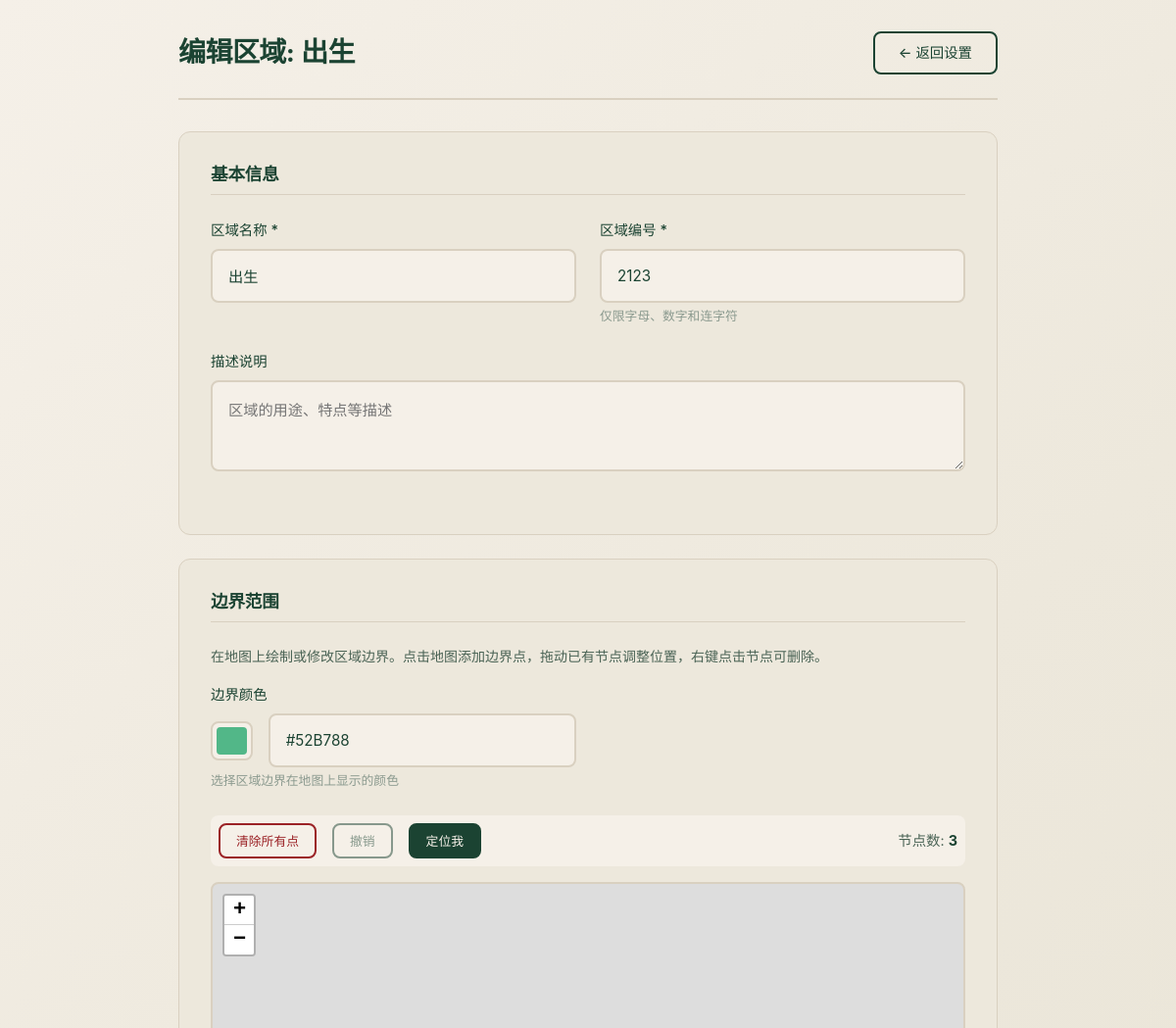
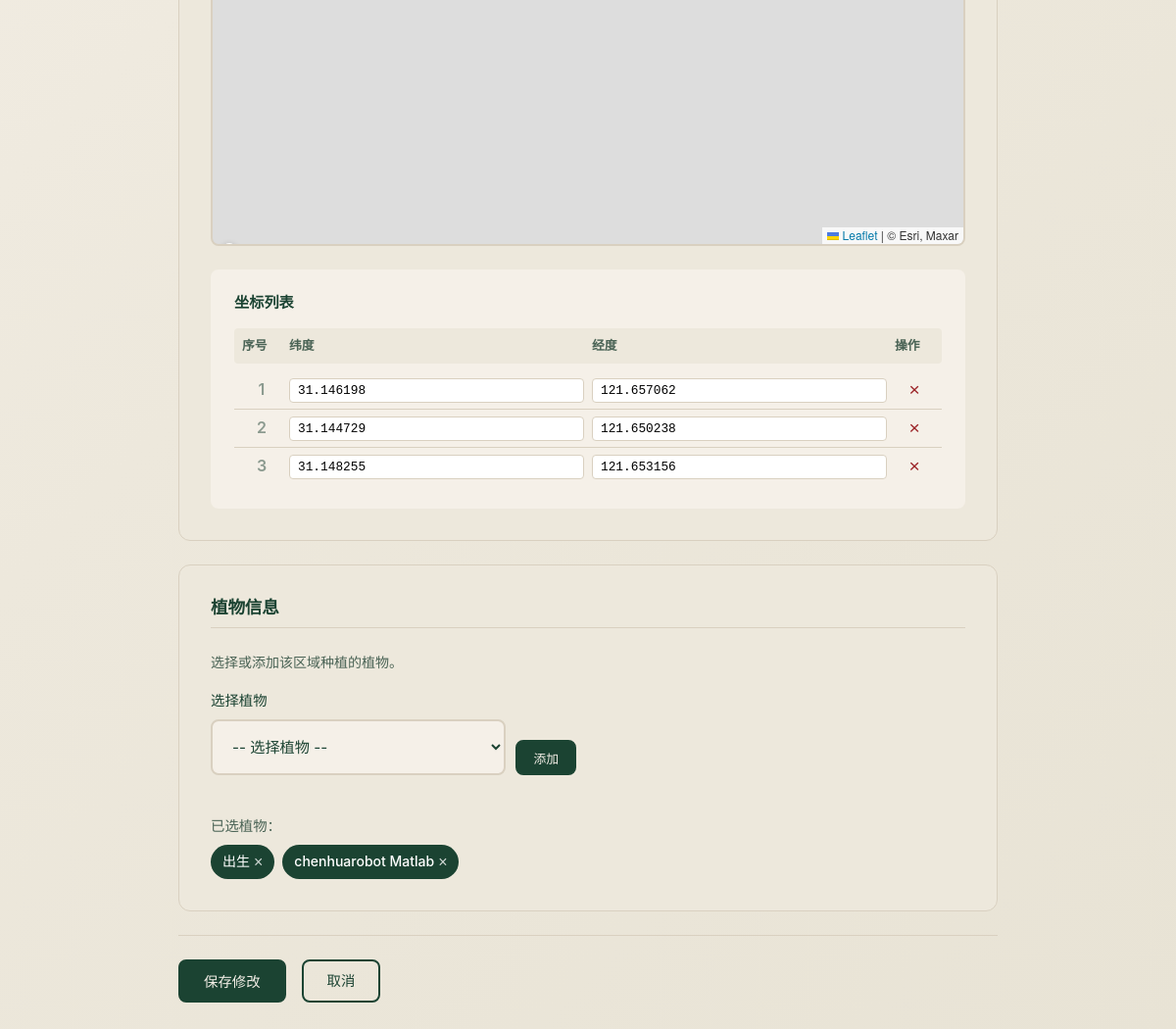
The app's page /settings/zone/13/ (signed in) with its own data (2 pictures, top to bottom).
### core/models.py (models this page shows, shortened)
class Zone(models.Model):
    STATUS_UNARRANGED = 'unarranged'  # 未安排（当天无工单）
    STATUS_IN_PROGRESS = 'in_progress'  # 处理中（工单已提交待审批）
    STATUS_COMPLETED = 'completed'  # 已完成（工单已批准）
    STATUS_CANCELED = 'canceled'  # 已取消（工单已拒绝）
    STATUS_DELAYED = 'delayed'  # 已延期（需补充信息）
    STATUS_CHOICES = [
        (STATUS_UNARRANGED, '未安排'),
        (STATUS_IN_PROGRESS, '处理中'),
        (STATUS_COMPLETED, '已完成'),
        (STATUS_CANCELED, '已取消'),
        (STATUS_DELAYED, '已延期'),
    ]
    name = models.CharField(max_length=255, unique=True)
    code = models.CharField(max_length=50, unique=True)
    description = models.TextField(blank=True)
    boundary_points = models.JSONField(default=list)
    boundary_color = models.CharField(max_length=7, default='#52B788', help_text='边界颜色 (十六进制)')
    created_at = models.DateTimeField(auto_now_add=True)
    updated_at = models.DateTimeField(auto_now=True)

class Plant(models.Model):
    zone = models.ForeignKey(Zone, on_delete=models.CASCADE, related_name='plants')
    name = models.CharField(max_length=255)
    scientific_name = models.CharField(max_length=255, blank=True)
    quantity = models.IntegerField(default=1)
    notes = models.TextField(blank=True)

### core/views.py (the view, shortened to what this page needs)
# urls.py: path('settings/zone/<int:zone_id>/', views.zone_edit, name='zone_edit'),
@login_required(login_url='core:login')
def zone_edit(request, zone_id):
    from core.models import Plant
    zone = get_object_or_404(Zone, pk=zone_id)
    available_plants = Plant.objects.values_list('name', flat=True).distinct().order_by('name')
    context = {
        'zone': zone,
        'boundary_json': json.dumps(zone.boundary_points),
        'available_plants': available_plants,
    }
    return render(request, 'core/zone_form.html', context)

### core/templates/core/zone_form.html (shortened to what this page needs)
{% extends 'core/base.html' %}
{% load static %}
{% block extra_css %}
<link rel="stylesheet" href="{% static 'css/settings.css' %}">
<link rel="stylesheet" href="https://unpkg.com/leaflet@1.9.4/dist/leaflet.css" />
{% endblock %}
{% block content %}
<div class="form-container">
    <div class="form-header">
        <h1>{% if zone %}编辑区域: {{ zone.name }}{% else %}新建区域{% endif %}</h1>
        <a href="{% url 'core:settings' %}" class="btn btn-secondary">← 返回设置</a>
    </div>
    <form method="post" class="zone-form" id="zoneForm">
        <div class="form-section">
            <h2>基本信息</h2>
            <div class="form-row">
                <div class="form-group">
                    <label for="name">区域名称 *</label>
                    <input type="text" id="name" name="name" value="{% if zone %}{{ zone.name }}{% endif %}" required placeholder="例如: 东区花园">
                </div>
                <div class="form-group">
                    <label for="code">区域编号 *</label>
                    <input type="text" id="code" name="code" value="{% if zone %}{{ zone.code }}{% endif %}" required pattern="[A-Za-z0-9\-]+" placeholder="例如: ZONE-A">
                    <small>仅限字母、数字和连字符</small>
                </div>
            </div>
            <div class="form-group full-width">
                <label for="description">描述说明</label>
                <textarea id="description" name="description" rows="3" placeholder="区域的用途、特点等描述">{% if zone %}{{ zone.description }}{% endif %}</textarea>
            </div>
        </div>
        <div class="form-section boundary-section">
            <h2>边界范围</h2>
            <p class="help-text">在地图上绘制或修改区域边界。点击地图添加边界点，拖动已有节点调整位置，右键点击节点可删除。</p>
            <div class="form-row">
                <div class="form-group">
                    <label for="boundary_color">边界颜色</label>
                    <div class="color-picker-wrapper">
                        <input type="color" id="boundary_color" name="boundary_color" value="{% if zone %}{{ zone.boundary_color }}{% else %}#52B788{% endif %}">
                        <input type="text" id="boundary_color_text" value="{% if zone %}{{ zone.boundary_color }}{% else %}#52B788{% endif %}" pattern="^#[0-9A-Fa-f]{6}$" maxlength="7" class="color-text-input">
                    </div>
                    <small>选择区域边界在地图上显示的颜色</small>
                </div>
            </div>
            <div class="map-toolbar">
                <button type="button" id="clearBoundary" class="btn btn-sm btn-danger">清除所有点</button>
                <button type="button" id="undoAction" class="btn btn-sm btn-secondary" disabled>撤销</button>
                <button type="button" id="locateMe" class="btn btn-sm btn-primary">定位我</button>
                <span class="point-count">节点数: <strong id="pointCount">0</strong></span>
            </div>
            <div id="editMap"></div>
            <div class="coordinates-section">
                <h3>坐标列表</h3>
                <div class="coord-list-header">
                    <span>序号</span>
                    <span>纬度</span>
                    <span>经度</span>
                    <span>操作</span>
                </div>
                <div id="coordList" class="coord-list"></div>
            </div>
        </div>
        <div class="form-section">
            <h2>植物信息</h2>
            <p class="help-text">选择或添加该区域种植的植物。</p>
            <div class="form-row">
                <div class="form-group">
                    <label for="plant_select">选择植物</label>
                    <div style="display: flex; gap: 10px; align-items: flex-end;">
                        <select id="plant_select" style="flex: 1;">
                            <option value="">-- 选择植物 --</option>
                        </select>
                        <button type="button" id="add_plant_btn" class="btn btn-primary btn-sm">添加</button>
                    </div>
                </div>
            </div>
            <div class="selected-plants" style="margin-top: 16px;">
                <label style="font-weight: 500; color: var(--color-text-secondary); font-size: 0.9rem; margin-bottom: 8px; display: block;">已选植物：</label>
                <div id="selectedPlantsList" style="display: flex; flex-wrap: wrap; gap: 8px;">
                    {% if zone %}
                        {% for plant in zone.plants.all %}
                        <span class="plant-tag" data-plant="{{ plant.name }}">
                            {{ plant.name }}
                            <button type="button" onclick="removePlantTag(this)" style="background: none; border: none; color: inherit; cursor: pointer; margin-left: 4px; font-size: 16px;">&times;</button>
                        </span>
                        {% endfor %}
                    {% endif %}
                </div>
            </div>
        </div>
        <div class="form-actions">
            <button type="submit" class="btn btn-primary">
                {% if zone %}保存修改{% else %}创建区域{% endif %}
            </button>
            <a href="{% url 'core:settings' %}" class="btn btn-secondary">取消</a>
        </div>
    </form>
</div>
{% endblock %}

### static/css/design-system.css (style rules this page uses)
:root { --font-display: 'Playfair Display', Georgia, 'Times New Roman', serif; --font-body: 'DM Sans', -apple-system, BlinkMacSystemFont, 'Segoe UI', Roboto, sans-serif; --font-mono: 'JetBrains Mono', 'Fira Code', 'Consolas', monospace; --color-primary: #1B4332; --color-primary-light: #2D6A4F; --color-primary-dark: #081C15; --color-primary-rgb: 27, 67, 50; --color-accent: #D4A574; --color-accent-light: #E8C9A0; --color-accent-dark: #B8956A; --color-accent-rgb: 212, 165, 116; --color-surface: #F5F0E8; --color-surface-alt: #EDE8DC; --color-surface-dark: #D9D0C0; --color-success: #40916C; --color-warning: #CC7722; --color-info: #52B788; --color-error: #9B2226; --color-delayed: #7B5544; --color-text-primary: #1B4332; --color-text-secondary: #4A6355; --color-text-muted: #8B9A8F; --color-text-inverse: #F5F0E8; --zone-done-fill: rgba(64, 145, 108, 0.35); --zone-done-stroke: #40916C; --zone-working-fill: rgba(204, 119, 34, 0.35); --zone-working-stroke: #CC7722; --zone-scheduled-fill: rgba(82, 183, 136, 0.25); --zone-scheduled-stroke: #52B788; --zone-canceled-fill: rgba(155, 34, 38, 0.25); --zone-canceled-stroke: #9B2226; --zone-delayed-fill: rgba(123, 85, 68, 0.35); --zone-delayed-stroke: #7B5544; --zone-default-fill: rgba(45, 106, 79, 0.25); --zone-default-stroke: #2D6A4F; --zone-highlight-fill: rgba(212, 165, 116, 0.4); --zone-highlight-stroke: #D4A574; --space-xs: 4px; --space-sm: 8px; --space-md: 16px; --space-lg: 24px; --space-xl: 32px; --space-2xl: 48px; --space-3xl: 64px; --radius-sm: 4px; --radius-md: 8px; --radius-lg: 12px; --radius-xl: 16px; --radius-pill: 20px; --radius-full: 9999px; --shadow-sm: 0 1px 2px rgba(27, 67, 50, 0.05); --shadow-md: 0 2px 8px rgba(27, 67, 50, 0.08); --shadow-lg: 0 4px 16px rgba(27, 67, 50, 0.12); --shadow-xl: 0 8px 32px rgba(27, 67, 50, 0.16); --transition-fast: 150ms ease; --transition-base: 250ms ease; --transition-slow: 400ms ease; --z-base: 0; --z-dropdown: 100; --z-sticky: 200; --z-overlay: 300; --z-modal: 400; --z-toast: 500; }
*, *::before, *::after { margin: 0; padding: 0; box-sizing: border-box; }
html { font-size: 16px; scroll-behavior: smooth; overflow-y: auto; }
body { font-family: var(--font-body); font-weight: 400; line-height: 1.6; color: var(--color-text-primary); background: linear-gradient(135deg, #F5F0E8 0%, #EDE8DC 50%, #E8E3D5 100%); min-height: 100vh; overflow-x: hidden; overflow-y: auto; -webkit-font-smoothing: antialiased; -moz-osx-font-smoothing: grayscale; }
h1, h2, h3, h4, h5, h6 { font-family: var(--font-display); font-weight: 600; line-height: 1.3; color: var(--color-text-primary); }
h1 { font-size: 2rem; letter-spacing: -0.02em; }
h2 { font-size: 1.5rem; letter-spacing: -0.01em; }
h3 { font-size: 1.25rem; }
p { margin-bottom: var(--space-md); }
small, .text-small { font-size: 0.875rem; }
.btn { display: inline-flex; align-items: center; justify-content: center; gap: var(--space-sm); font-family: var(--font-body); font-weight: 500; font-size: 0.9375rem; padding: var(--space-sm) var(--space-md); border-radius: var(--radius-md); border: 2px solid transparent; cursor: pointer; transition: all var(--transition-fast); text-decoration: none; min-height: 44px; min-width: 44px; }
.btn:disabled { opacity: 0.5; cursor: not-allowed; }
.btn-primary { background: var(--color-primary); color: var(--color-text-inverse); border-color: var(--color-primary); }
.btn-secondary { background: transparent; color: var(--color-primary); border-color: var(--color-primary); }
.btn-sm { font-size: 0.875rem; padding: var(--space-xs) var(--space-sm); min-height: 36px; }
.form-group { margin-bottom: var(--space-md); }
* { scrollbar-width: thin; scrollbar-color: var(--color-surface-dark) var(--color-surface); }

### static/css/style.css (style rules this page uses)
html, body { margin: 0; padding: 0; min-height: 100%; }
body { overflow-y: auto !important; }
.leaflet-container { overflow: hidden; }

### core/templates/core/base.html (style rules this page uses)
body { font-family: 'Noto Sans SC', -apple-system, BlinkMacSystemFont, 'Segoe UI', sans-serif; }

### records on screen
Zone: name "出生", code "2123", boundary_color "#52b788"
Plant: name "出生"
Plant: name "chenhuarobot Matlab"
